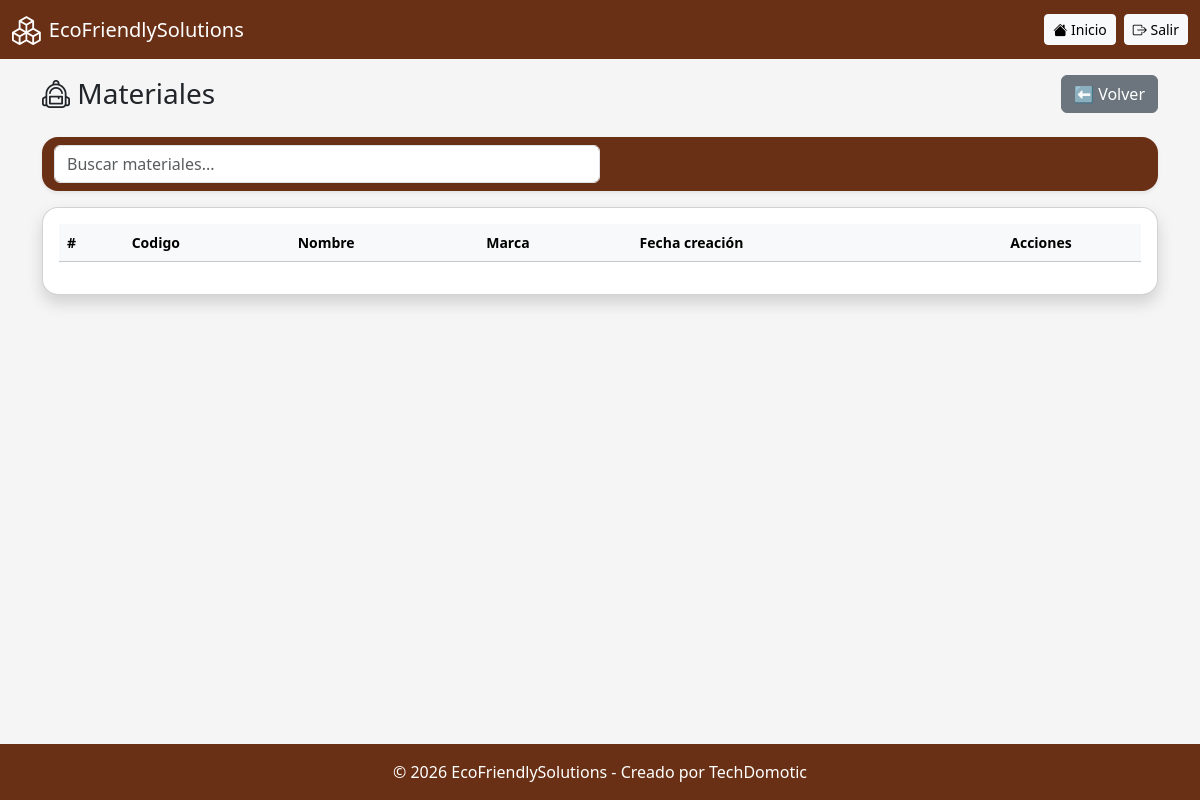
The app's page /materiales/listado_especifico.php?nombre=Botella de spray (signed in), older data.
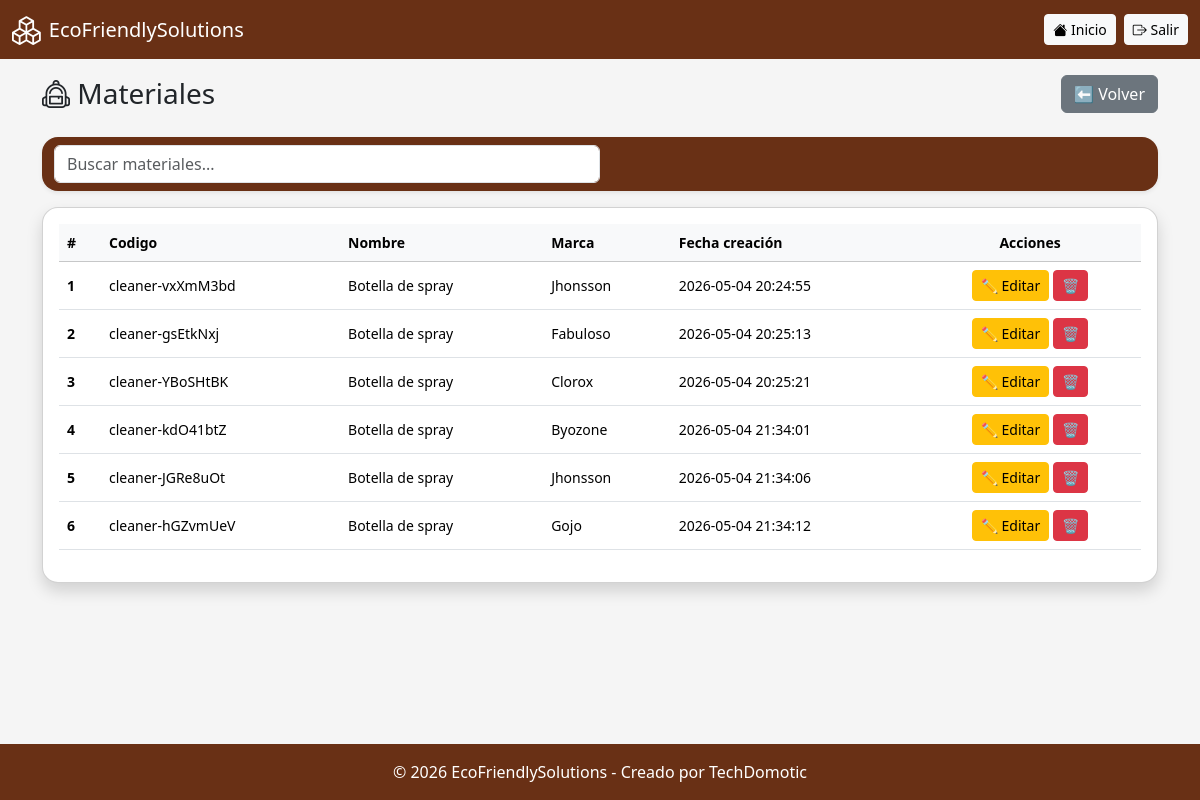
The same page, newer data.
### tables this page shows
CREATE TABLE `material` (
  `id_material` int(11) NOT NULL,
  `codigo` varchar(150) DEFAULT NULL,
  `nombre` varchar(100) NOT NULL,
  `marca` varchar(120) DEFAULT NULL,
  `razon` varchar(200) DEFAULT NULL,
  `estatus` tinyint(1) DEFAULT 1,
  `fecha_creacion` timestamp NOT NULL DEFAULT current_timestamp(),
  `fecha_eliminacion` timestamp NOT NULL DEFAULT current_timestamp() ON UPDATE current_timestamp()
);

### materiales/listado_especifico.php (the view, shortened to what this page needs)
<?php
include '../includes/conexion.php';
include '../includes/header.php';
$nombre = trim($_GET['nombre']);
$result = $conn->query("
SELECT M.id_material, M.codigo, M.nombre, M.marca, M.fecha_creacion FROM material AS M WHERE M.estatus = true AND M.nombre = '$nombre';
");
?>
<div class="d-flex justify-content-between align-items-center mb-4">
    <h3 class="mb-0">
        <i class="bi bi-backpack2"></i> Materiales
    </h3>
    <a href="listar.php" class="btn btn-secondary">⬅ Volver</a>
</div>
<nav class="navbar bg-body-tertiary mb-3 rounded-4 shadow-sm">
  <div class="container-fluid">
    <div class="col-12 col-md-6"> <form class="d-flex" role="search" onsubmit="return false;">
        <input class="form-control" type="search" id="inputBusqueda" placeholder="Buscar materiales...">
      </form>
    </div>
  </div>
</nav>
<div class="card shadow rounded-4">
<div class="card-body table-responsive" style="max-height: 600px; overflow-y: auto;">
<table class="table table-hover align-middle small" id="tablaMateriales">
<thead class="table-light">
<tr>
<th style="position: sticky; top: 0; z-index: 2; background-color: #f8f9fa;">#</th>
<th style="position: sticky; top: 0; z-index: 2; background-color: #f8f9fa;">Codigo</th>
<th style="position: sticky; top: 0; z-index: 2; background-color: #f8f9fa;">Nombre</th>
<th style="position: sticky; top: 0; z-index: 2; background-color: #f8f9fa;">Marca</th>
<th style="position: sticky; top: 0; z-index: 2; background-color: #f8f9fa;">Fecha creaci&oacute;n</th>
<th style="position: sticky; top: 0; z-index: 2; background-color: #f8f9fa;" class="text-center" >Acciones</th>
</tr>
</thead>
<tbody>
<?php $contador = 1; ?>
<?php while($row = $result->fetch_assoc()): ?>
<td><strong><?= $contador; ?></strong></td>
<td><?= htmlspecialchars($row['codigo']); ?></td>
<td><?= htmlspecialchars($row['nombre']); ?></td>
<td><?= htmlspecialchars($row['marca']); ?></td>
<td><?= htmlspecialchars($row['fecha_creacion']); ?></td>
<td class="text-center">
<div class="d-flex flex-row flex-sm-row justify-content-center gap-1">
<a href="editar.php?id=<?= $row['id_material']; ?>&nombre=<?= $row['nombre']; ?>"
class="btn btn-sm btn-warning">
✏️ Editar
</a>
<a href="#"
   class="btn btn-sm btn-danger"
   onclick="let motivo = prompt('¿Por qué desea eliminar este material?');
            if(motivo) { window.location.href = 'procesar_eliminar.php?id=<?= $row['id_material'] ?>&razon=' + encodeURIComponent(motivo); }
            return false;">
    🗑️
</a>
</div>
</td>
<?php $contador++; ?>
<?php endwhile; ?>
</tbody>
</table>
</div>
</div>
<?php include '../includes/footer.php'; ?>

### includes/header.php (shortened to what this page needs)
<?php
if (!isset($pageTitle)) $pageTitle = "EcoFriendlySolutions";
?>
<!DOCTYPE html>
<html lang="es">
<head>
    <link href="https://cdn.jsdelivr.net/npm/bootstrap@5.3.2/dist/css/bootstrap.min.css" rel="stylesheet">
    <link rel="stylesheet" href="https://cdn.jsdelivr.net/npm/bootstrap-icons@1.11.0/font/bootstrap-icons.css">
    <link href="/assets/css/estilos.css" rel="stylesheet">
</head>
<body class="d-flex flex-column min-vh-100">
<nav class="navbar navbar-dark" style="background-color: #268db5;">
  <div class="container-fluid">
    <div class="d-flex align-items-center">
      <i class="bi bi-boxes me-2" style="font-size: 1.8rem; color: white;"></i>
      <span class="navbar-brand mb-0 h1"><?= htmlspecialchars($pageTitle) ?></span>
    </div>
    <div class="d-flex gap-2">
      <a href="/ecofriendlysolutions/dashboard.php" class="btn btn-light btn-sm" title="Volver al dashboard">
        <i class="bi bi-house-fill"></i> Inicio
      </a>
      <a href="/ecofriendlysolutions/logout.php" class="btn btn-light btn-sm" onclick="return confirm('¿Deseas cerrar sesi&oacute;n?')" title="Cerrar sesión">
        <i class="bi bi-box-arrow-right"></i> Salir
      </a>
    </div>
  </div>
</nav>
<div class="container py-3 flex-grow-1">

### includes/footer.php (shortened to what this page needs)
</div>
<footer class="footer mt-auto py-3" style="background-color: #268db5; margin-top: auto;">
  <div class="container text-center">
    <span class="text-white">© 2026 EcoFriendlySolutions - Creado por TechDomotic</span>
  </div>
</footer>
</body>
</html>

### css/estilos.css (style rules this page uses)
:root { --main-brown: #693015; }
body { background: #f5f5f5; display: flex; flex-direction: column; min-height: 100vh; }
.navbar, .footer { background-color: var(--main-brown) !important; }
.footer { margin-top: auto; width: 100%; }

Row changes from the older to the newer data that the page shows:
added material: codigo "cleaner-vxXmM3bd", nombre "Botella de spray", marca "Jhonsson", fecha_creacion "2026-05-04 20:24:55"
added material: codigo "cleaner-gsEtkNxj", nombre "Botella de spray", marca "Fabuloso", fecha_creacion "2026-05-04 20:25:13"
added material: codigo "cleaner-YBoSHtBK", nombre "Botella de spray", marca "Clorox", fecha_creacion "2026-05-04 20:25:21"
added material: codigo "cleaner-kdO41btZ", nombre "Botella de spray", marca "Byozone", fecha_creacion "2026-05-04 21:34:01"
added material: codigo "cleaner-JGRe8uOt", nombre "Botella de spray", marca "Jhonsson", fecha_creacion "2026-05-04 21:34:06"
added material: codigo "cleaner-hGZvmUeV", nombre "Botella de spray", marca "Gojo", fecha_creacion "2026-05-04 21:34:12"
